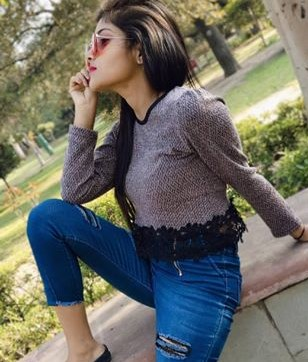
#> input picture onlinefirpjct/uploads/118411005_351004626055192_6125776604519922468_n (2).jpg, 308 x 362 px, given in place of 20200629_090246-1.jpg, which was not available
$ python projectbee.py
#> lines starting #> are read from the running program, lines starting #| are printed output that depends on the picture; pictures that were not available may be replaced by others from this repository, and a replacement may not be noted
# Used to change filepaths
from pathlib import Path

# We set up matplotlib, pandas, and the display function
#%matplotlib inline
import matplotlib
matplotlib.use("TkAgg")
import matplotlib.pyplot as plt
from IPython.display import display
import pandas as pd

# import numpy to use in this cell
import numpy as np

# import Image from PIL so we can use it later
from PIL import Image

# generate test_data
test_data=np.random.beta(1, 1, size=(100, 100, 3))

# display the test_data
plt.imshow(test_data)
#> (this line was passed over: IPython is not available in this run)
#plt.show()
# open the image
#m=input() for user image input
img =Image.open('20200629_090246-1.jpg')
#> img is the input picture: PIL image 308x362 RGB; mean R, G, B 109, 108.7, 100

# Get the image size
img_size = img.size
#> img_size = (308, 362)

print("The image size is: {}".format(img_size))
#| The image size is: (308, 362)

# Just having the image as the last line in the cell will display it in the notebook
display(img)
img.show()#display image
# Crop the image to 25, 25, 75, 75
img_cropped =img.crop((25,25,75,75))
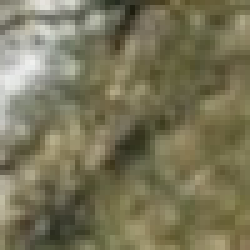
#> img_cropped: PIL image 50x50 RGB (shown 5 times larger); mean R, G, B 121, 116.8, 89.1
display(img_cropped)
img_cropped.show()
# rotate the image by 45 degrees
img_rotated =img.rotate(45)
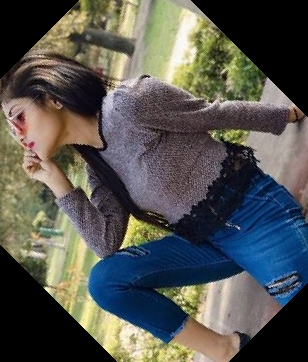
#> img_rotated: PIL image 308x362 RGB; mean R, G, B 84.7, 85.2, 80.4
display(img_rotated)
img_rotated.show()

# flip the image left to right
img_flipped =img.transpose(Image.FLIP_LEFT_RIGHT)
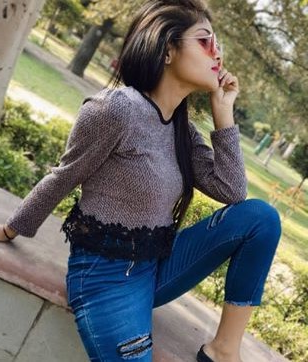
#> img_flipped: PIL image 308x362 RGB; mean R, G, B 109, 108.7, 100
display(img_flipped)
img_flipped.show()
# Turn our image object into a NumPy array
img_data = np.array(img)

# get the shape of the resulting array
img_data_shape = img_data.shape
#> img_data_shape = (362, 308, 3)


print("Our NumPy array has the shape: {}".format(img_data_shape))
#| Our NumPy array has the shape: (362, 308, 3)

# plot the data with `imshow`
# ... YOUR CODE FOR TASK 4 ...
plt.show()

# plot the red channel
plt.imshow(img_data[:,:,0], cmap=plt.cm.Reds_r)
#> (this line was passed over: IPython is not available in this run)
plt.show()

# plot the green channel
plt.imshow(img_data[:,:,1], cmap=plt.cm.Greens_r)
#> (this line was passed over: IPython is not available in this run)
plt.show()

# plot the blue channel
plt.imshow(img_data[:,:,2], cmap=plt.cm.Blues_r)
#> (this line was passed over: IPython is not available in this run)
plt.show()

$ run again, on onlinefirpjct/assets/img/about.png
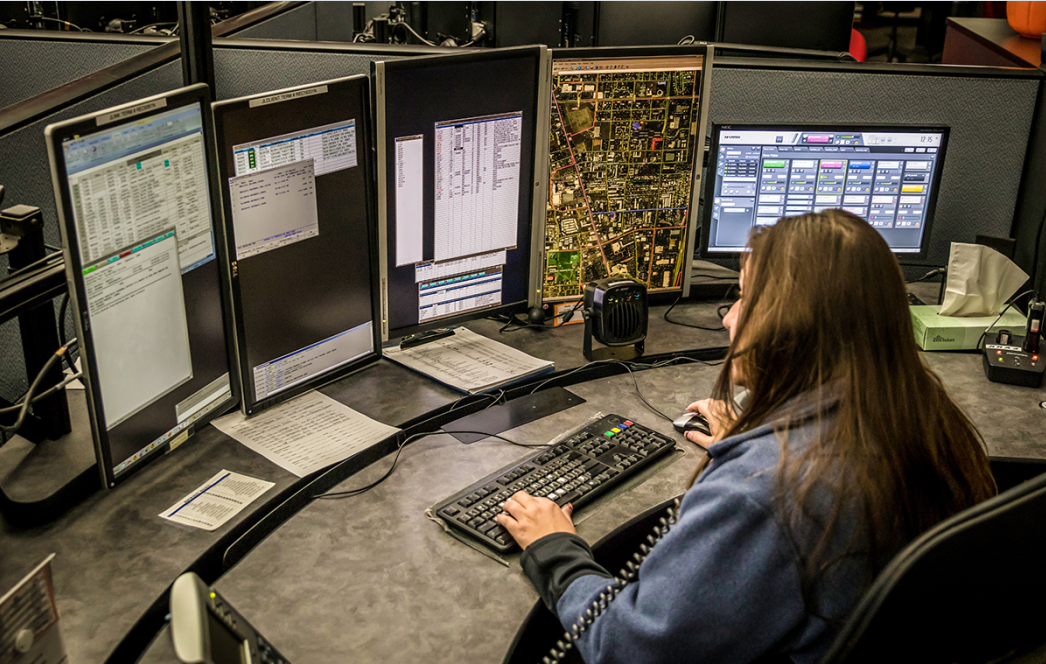
#> input picture onlinefirpjct/assets/img/about.png, 1046 x 664 px, given in place of 20200629_090246-1.jpg, which was not available
#> img is the input picture: PIL image 1046x664 RGBA; mean R, G, B, A 87.2, 79, 65.7, 255
#| The image size is: (1046, 664)
#> `img_rotated =img.rotate(45)`:
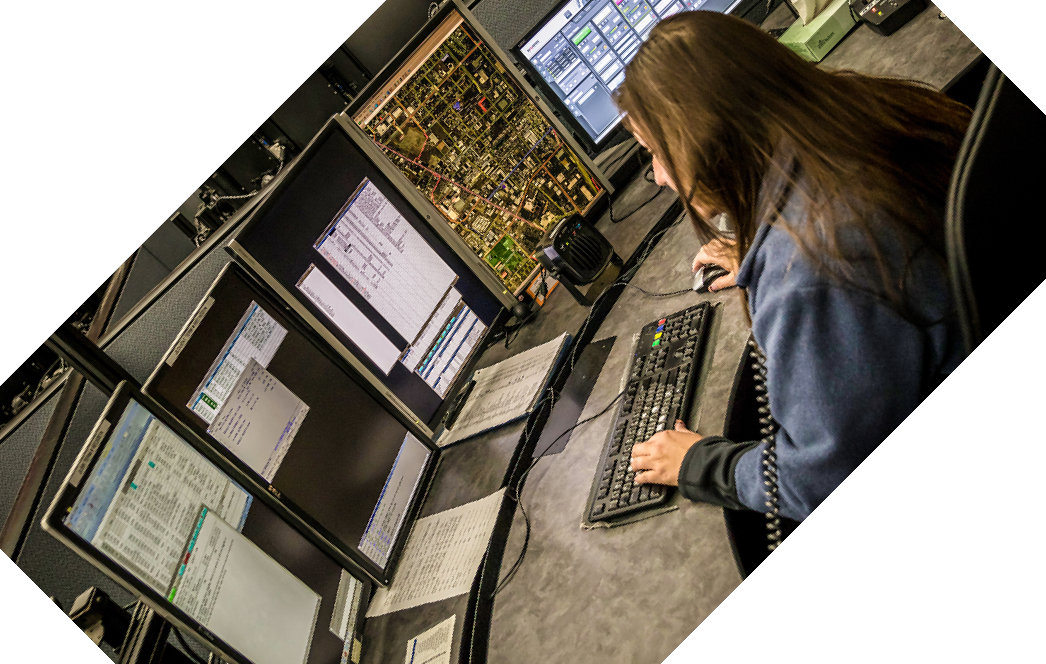
#> img_rotated: PIL image 1046x664 RGBA; mean R, G, B, A 69.8, 63.3, 53, 195.5; transparent parts drawn white
#> `img_flipped =img.transpose(Image.FLIP_LEFT_RIGHT)`:
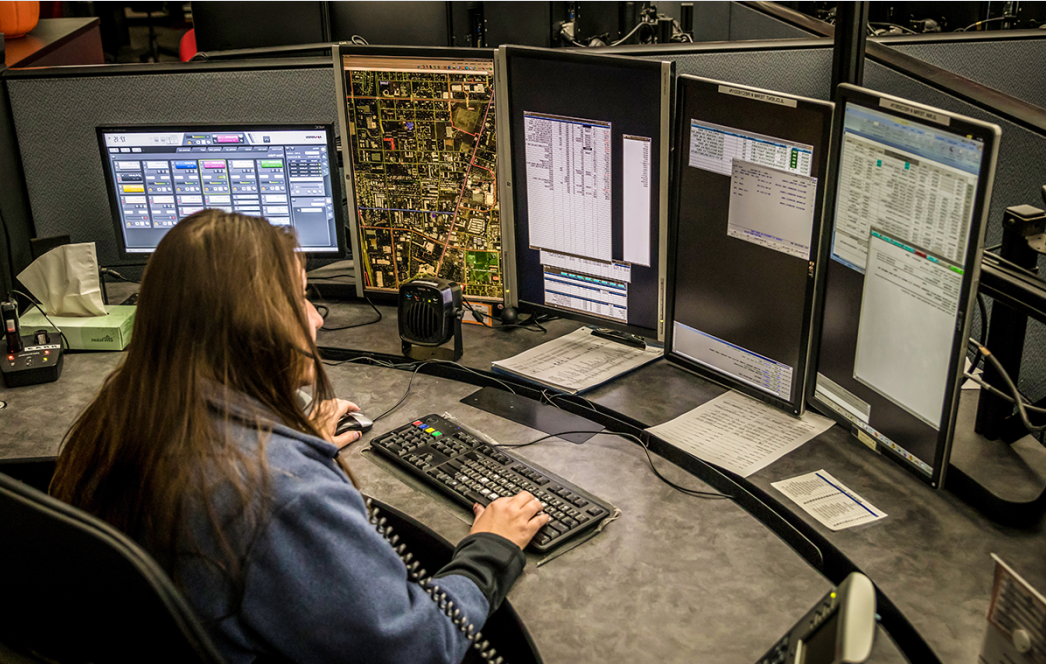
#> img_flipped: PIL image 1046x664 RGBA; mean R, G, B, A 87.2, 79, 65.7, 255
#| Our NumPy array has the shape: (664, 1046, 4)
